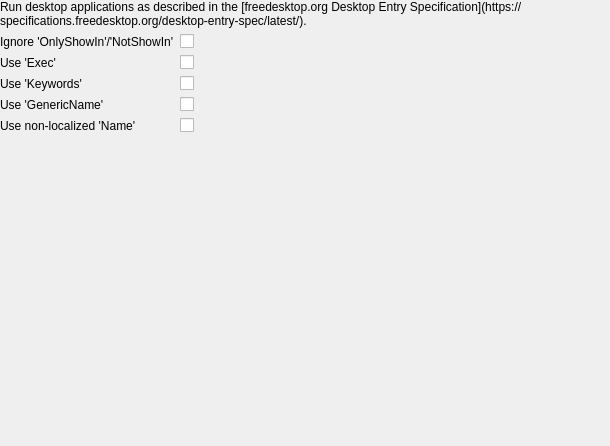
<?xml version="1.0" encoding="UTF-8"?>
<ui version="4.0">
 <class>ConfigWidget</class>
 <widget class="QWidget" name="ConfigWidget">
  <property name="geometry">
   <rect>
    <x>0</x>
    <y>0</y>
    <width>610</width>
    <height>446</height>
   </rect>
  </property>
  <layout class="QVBoxLayout" name="verticallayout_2">
   <property name="leftMargin">
    <number>0</number>
   </property>
   <property name="topMargin">
    <number>0</number>
   </property>
   <property name="rightMargin">
    <number>0</number>
   </property>
   <property name="bottomMargin">
    <number>0</number>
   </property>
   <item>
    <widget class="QLabel" name="label">
     <property name="text">
      <string>Run desktop applications as described in the [freedesktop.org Desktop Entry Specification](https://specifications.freedesktop.org/desktop-entry-spec/latest/).</string>
     </property>
     <property name="textFormat">
      <enum>Qt::TextFormat::MarkdownText</enum>
     </property>
     <property name="wordWrap">
      <bool>true</bool>
     </property>
     <property name="openExternalLinks">
      <bool>true</bool>
     </property>
    </widget>
   </item>
   <item>
    <layout class="QFormLayout" name="formLayout">
     <item row="0" column="0">
      <widget class="QLabel" name="label_2">
       <property name="text">
        <string>Ignore 'OnlyShowIn'/'NotShowIn'</string>
       </property>
      </widget>
     </item>
     <item row="0" column="1">
      <widget class="QCheckBox" name="checkBox_ignoreShowInKeys">
       <property name="sizePolicy">
        <sizepolicy hsizetype="Fixed" vsizetype="Fixed">
         <horstretch>0</horstretch>
         <verstretch>0</verstretch>
        </sizepolicy>
       </property>
       <property name="text">
        <string/>
       </property>
      </widget>
     </item>
     <item row="1" column="0">
      <widget class="QLabel" name="label_3">
       <property name="text">
        <string>Use 'Exec'</string>
       </property>
      </widget>
     </item>
     <item row="1" column="1">
      <widget class="QCheckBox" name="checkBox_useExec">
       <property name="sizePolicy">
        <sizepolicy hsizetype="Fixed" vsizetype="Fixed">
         <horstretch>0</horstretch>
         <verstretch>0</verstretch>
        </sizepolicy>
       </property>
       <property name="text">
        <string/>
       </property>
      </widget>
     </item>
     <item row="2" column="0">
      <widget class="QLabel" name="label_4">
       <property name="text">
        <string>Use 'Keywords'</string>
       </property>
      </widget>
     </item>
     <item row="2" column="1">
      <widget class="QCheckBox" name="checkBox_useKeywords">
       <property name="sizePolicy">
        <sizepolicy hsizetype="Fixed" vsizetype="Fixed">
         <horstretch>0</horstretch>
         <verstretch>0</verstretch>
        </sizepolicy>
       </property>
       <property name="text">
        <string/>
       </property>
      </widget>
     </item>
     <item row="3" column="0">
      <widget class="QLabel" name="label_5">
       <property name="text">
        <string>Use 'GenericName'</string>
       </property>
      </widget>
     </item>
     <item row="3" column="1">
      <widget class="QCheckBox" name="checkBox_useGenericName">
       <property name="sizePolicy">
        <sizepolicy hsizetype="Fixed" vsizetype="Fixed">
         <horstretch>0</horstretch>
         <verstretch>0</verstretch>
        </sizepolicy>
       </property>
       <property name="text">
        <string/>
       </property>
      </widget>
     </item>
     <item row="4" column="0">
      <widget class="QLabel" name="label_6">
       <property name="text">
        <string>Use non-localized 'Name'</string>
       </property>
      </widget>
     </item>
     <item row="4" column="1">
      <widget class="QCheckBox" name="checkBox_useNonLocalizedName">
       <property name="sizePolicy">
        <sizepolicy hsizetype="Fixed" vsizetype="Fixed">
         <horstretch>0</horstretch>
         <verstretch>0</verstretch>
        </sizepolicy>
       </property>
       <property name="text">
        <string/>
       </property>
      </widget>
     </item>
    </layout>
   </item>
   <item>
    <spacer name="verticalSpacer">
     <property name="orientation">
      <enum>Qt::Orientation::Vertical</enum>
     </property>
     <property name="sizeHint" stdset="0">
      <size>
       <width>0</width>
       <height>0</height>
      </size>
     </property>
    </spacer>
   </item>
  </layout>
 </widget>
 <resources/>
 <connections/>
</ui>
